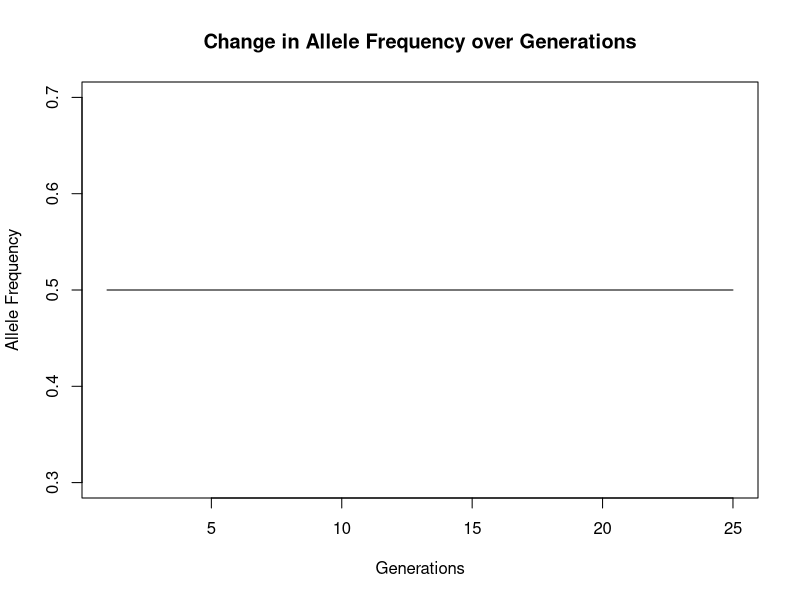
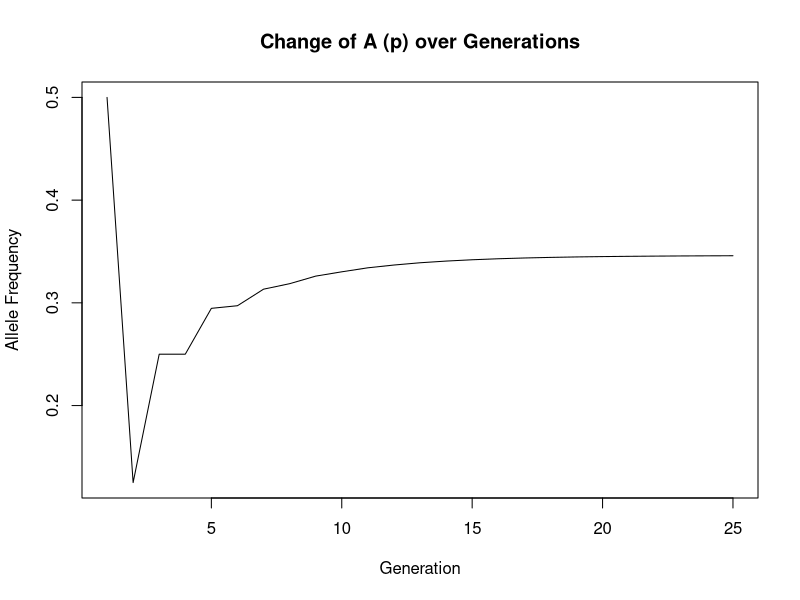
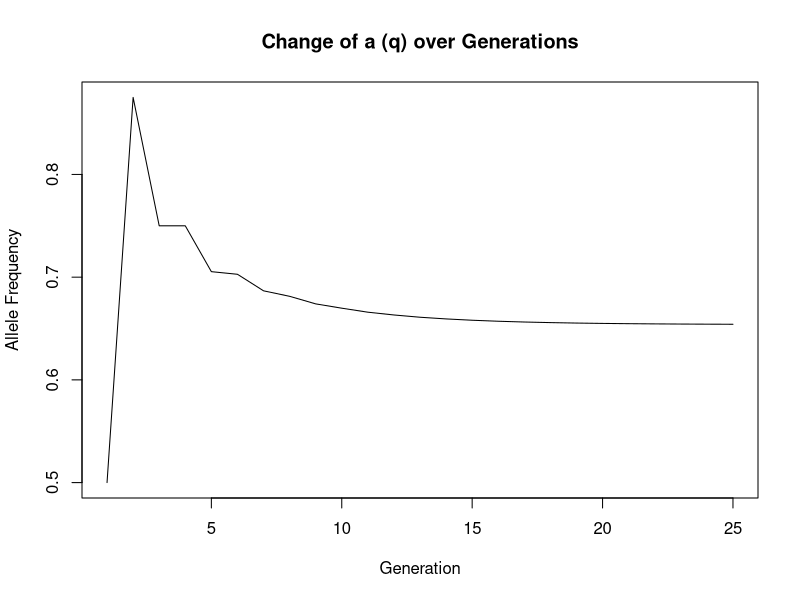

Generate these figures, in order, with R:
## ---- chunk 1
knitr::opts_chunk$set(echo = TRUE, fig.width = 6, fig.height = 4, fig.align = "center")
library(ggplot2)
## ---- chunk 2
# ESTIMATION OF GENOTYPE AND ALLELE FREQUENCIES FROM A GENOTYPING SURVEY
# One-gene two-alleles: X1 and X2
# Three genotypes:  X11, X12 and X22
# Sample size genotype ij -> Nij

# Create the function
gene_freq <- function(N11, N12, N22) {
   
   N = N11 + N12 + N22 # N total sample
   
   # Allele frequencies estimation
   p = (N11 + N12/2)/N # p is the frequency of X1 
   q = 1 - p # q is the frequency of X2 
   
   # Genotype frequencies estimation
   f11 = N11/N # frequency of X11 genotype 
   f12 = N12/N # frequency of X12 genotype 
   f22 = N22/N # frequency of X22 genotype 
   
   # Output
   return (list("N" = N, "N11" = N11, "N12" = N12, "N22" = N22,
                "p" = p, "q" = q,
                "f11" = f11, "f12" = f12, "f22" = f22))
}
## ---- chunk 3

# Invoke the function
results = gene_freq(1787, 3037, 1305)

# Print results
print(paste0("Sample size = ",results$N," -> N11 = ",results$N11,", N12 = ", results$N12," and N22 = ",results$N22))
print(paste0("p = ", round(results$p,3)," and q = ",round(results$q,3)))
print(paste0("f11 = ",round(results$f11,3), ", f12 = ",round(results$f12,3)," and f22 = ", round(results$f22,3)))
## ---- chunk 4
# MENDELIAN POPULATION
# RANDOM MATING - HWE

# One-gene two-alleles: X1 and X2
# Three initial genotypes:  X11, X12 and X22
# Initial genotype frequencies: f11, f12, f22

# Create the function
random_mating <- function(f11, f12, f22) {
   
   p = f11 + f12/2 # allele frequency of X1
   q = 1 - p # allele frequency of X2
   
   # Mating pairs (frequencies) probabilities
   f11_11 = f11 * f11
   f11_12 = 2 * f11 * f12
   f11_22 = 2 * f11 * f22
   f12_12 = f12 * f12
   f12_22 = 2 * f12 * f22
   f22_22 = f22 * f22
   # Genotype probabilities of progeny (offspring) f11_, f12_, f22_
   f11_ = f11_11 + f11_12/2 + f12_12/4
   f12_ = f11_12/2 + f11_22 + f12_12/2 + f12_22/2
   f22_ = f12_12/4 + f12_22/2 + f22_22
   # Allele probability of progeny p_ and q_
   p_ = f11_ + f12_/2
   q_ = 1 - p_
   # Output
   return (list("p" = p, "q" = q,
                "f11" = f11, "f12" = f12, "f22" = f22,
                "p_" = p_, "q_" = q_,
                "f11_" = f11_, "f12_" = f12_, "f22_" = f22_))
}
## ---- chunk 5
# Invoke the function
result <- random_mating(0.5, 0, 0.5)

# Print results
print(paste0("Allele prob. initial generation (p and q) ",result$p, result$q))
print(paste("Genotype prob. initial generation (f11, f12, f22) ",result$f11, result$f12,result$f22))
print(paste("Allele prob. next generation (p' and q') ",result$p_, result$q_))
print(paste("Genotype prob. next generation (f'11, f'12, f'22) ",result$f11_, result$f12_,result$f22_))
print(paste("Genotype prob. next generation according HWE ", result$p_ * result$p_, 2*result$p_ * result$q_,result$q_ * result$q_))
## ---- chunk 6
res1 <- random_mating(0.24, 0.32, 0.44)
print(paste("Genotype prob. next generation (P’1, Q’1, R’1) ",res1$f11_, res1$f12_,res1$f22_))
print(paste("Genotype prob. next generation according HWE ", res1$p_ * res1$p_, 2*res1$p_ * res1$q_,res1$q_ * res1$q_))

res2 <- random_mating(0.33, 0.14, 0.53)
print(paste("Genotype prob. next generation (P’2, Q’2, R’2) ",res2$f11_, res2$f12_,res2$f22_))
print(paste("Genotype prob. next generation according HWE ", res2$p_ * res2$p_, 2*res2$p_ * res2$q_,res2$q_ * res2$q_))
## ---- chunk 7
# SCENARIO 1: Complete assortative positive mating among genotypes
s1 <- function(f11, f12, f22) {
   
   p = f11 + f12/2 # allele frequency of X1
   q = 1 - p # allele frequency of X2
   
   # Mating pairs (frequencies) probabilities
   ProbAllMatings= f11*f11 + f12*f12 + f22*f22
   f11_11 = f11*f11/ProbAllMatings
   f11_12 = 0
   f11_22 = 0
   f12_12 = f12*f12/ProbAllMatings
   f12_22 = 0
   f22_22 = f22*f22/ProbAllMatings
   # Genotype probabilities of progeny (offspring) f11_, f12_, f22_
   f11_ = f11_11 + f11_12/2 + f12_12/4
   f12_ = f11_12/2 + f11_22 + f12_12/2 + f12_22/2
   f22_ = f12_12/4 + f12_22/2 + f22_22
   # Allele probability of progeny p_ and q_
   p_ = f11_ + f12_/2
   q_ = 1 - p_
   # Output
   return (list("p" = p, "q" = q,
                "f11" = f11, "f12" = f12, "f22" = f22,
                "p_" = p_, "q_" = q_,
                "f11_" = f11_, "f12_" = f12_, "f22_" = f22_))
}

# SCENARIO 2: Complete assortative positive mating among phenotypes
s2 <- function(f11, f12, f22) {
   
   p = f11 + f12/2 # allele frequency of X1
   q = 1 - p # allele frequency of X2
   
   # Mating pairs (frequencies) probabilities
   ProbAllMatings= f11*f11 + 2*f11*f12 + f12*f12 + f22*f22
   f11_11 = f11*f11/ProbAllMatings
   f11_12 = 2*f11*f12/ProbAllMatings
   f11_22 = 0
   f12_12 = f12*f12/ProbAllMatings
   f12_22 = 0
   f22_22 = f22*f22/ProbAllMatings
   # Genotype probabilities of progeny (offspring) f11_, f12_, f22_
   f11_ = f11_11 + f11_12/2 + f12_12/4
   f12_ = f11_12/2 + f11_22 + f12_12/2 + f12_22/2
   f22_ = f12_12/4 + f12_22/2 + f22_22
   # Allele probability of progeny p_ and q_
   p_ = f11_ + f12_/2
   q_ = 1 - p_
   # Output
   return (list("p" = p, "q" = q,
                "f11" = f11, "f12" = f12, "f22" = f22,
                "p_" = p_, "q_" = q_,
                "f11_" = f11_, "f12_" = f12_, "f22_" = f22_))
}
  
# SCENARIO 3: Complete assortative negative mating among genotypes
s3 <- function(f11, f12, f22) {
   
   p = f11 + f12/2 # allele frequency of X1
   q = 1 - p # allele frequency of X2
   
   # Mating pairs (frequencies) probabilities
   ProbAllMatings= 2*f11*f12 + 2*f11*f22 + 2*f12*f22
   f11_11 = 0
   f11_12 = 2*f11*f12/ProbAllMatings
   f11_22 = 2*f11*f22/ProbAllMatings
   f12_12 = 0
   f12_22 = 2*f12*f22/ProbAllMatings
   f22_22 = 0
   # Genotype probabilities of progeny (offspring) f11_, f12_, f22_
   f11_ = f11_11 + f11_12/2 + f12_12/4
   f12_ = f11_12/2 + f11_22 + f12_12/2 + f12_22/2
   f22_ = f12_12/4 + f12_22/2 + f22_22
   # Allele probability of progeny p_ and q_
   p_ = f11_ + f12_/2
   q_ = 1 - p_
   # Output
   return (list("p" = p, "q" = q,
                "f11" = f11, "f12" = f12, "f22" = f22,
                "p_" = p_, "q_" = q_,
                "f11_" = f11_, "f12_" = f12_, "f22_" = f22_))
}
  
# SCENARIO 4: Complete assortative negative mating among phenotypes
s4 <- function(f11, f12, f22) {
   
   p = f11 + f12/2 # allele frequency of X1
   q = 1 - p # allele frequency of X2
   
   # Mating pairs (frequencies) probabilities
   ProbAllMatings= 2*f11*f22 + 2*f12*f22
   f11_11 = 0
   f11_12 = 0
   f11_22 = 2*f11*f22/ProbAllMatings
   f12_12 = 0
   f12_22 = 2*f12*f22/ProbAllMatings
   f22_22 = 0
   # Genotype probabilities of progeny (offspring) f11_, f12_, f22_
   f11_ = f11_11 + f11_12/2 + f12_12/4
   f12_ = f11_12/2 + f11_22 + f12_12/2 + f12_22/2
   f22_ = f12_12/4 + f12_22/2 + f22_22
   # Allele probability of progeny p_ and q_
   p_ = f11_ + f12_/2
   q_ = 1 - p_
   # Output
   return (list("p" = p, "q" = q,
                "f11" = f11, "f12" = f12, "f22" = f22,
                "p_" = p_, "q_" = q_,
                "f11_" = f11_, "f12_" = f12_, "f22_" = f22_))
}  

## ---- chunk 8
qchisq(0.95, df = 1)
## ---- chunk 9
pchisq(0.048, df = 1, lower = F)
## ---- chunk 10
# HWE CHI-SQUARE TEST ON COUNTS FROM A GENOTYPING SURVEY 

# One-gene two-alleles: X1 and X2
# Three initial genotypes:  X11, X12 and X22
# Sample size genotype ij -> Nij 

# Create the function
HWE_test <- function(N11, N12, N22) {

   N = N11 + N12 + N22 # N total sample
   
   # Allele frequencies estimation
   p = (N11 + N12/2)/N # p is the frequency of X1 
   q = 1 - p # q is the frequency of X2 
   
   #Genotype frequencies
   f11 = N11/N # frequency of X11 genotype
   f12 = N12/N # frequency of X12 genotype
   f22 = N22/N # frequency of X22 genotype

   # Expected HWE
   E11 = N*p^2 
   E12 = N*2*p*q
   E22 = N-E11-E12
   
   # Chi-square value and probability
   Chi_value = (N11-E11)^2/E11 + (N12-E12)^2/E12 + (N22-E22)^2/E22
   prob = pchisq(Chi_value, df = 1, lower = F)

   # Output
   return (list("N" = N, "N11" = N11, "N12" = N12, "N22" = N22,
                "p" = p, "q" = q,
                "f11" = f11, "f12" = f12, "f22" = f22,
                "Chi_value" = Chi_value, "prob" = prob))
}
## ---- chunk 11
# Invoke the function
results <- HWE_test(1787,3037,1305)

# Print results
print(paste("Sample size = ", results$N," -> N11 = ", results$N11,", N12 = ", results$N12,",N22 = ", results$N22))
print(paste("p = ",round(results$p,digits=3)," and q = ", round(results$q,digits=3) ))
print(paste("f11 = ",round(results$f11,digits=3),", f12 = ",round(results$f12,digits=3)," and f22 = ", round(results$f22,digits=3)))
print(paste("Chi-square value = ",round(results$Chi_value,3),"; Prob. = ",  round(results$prob,3)))
## ---- chunk 12
res <- HWE_test(305, 52, 4)

# Test for the deviation from HWE and its significance.
critical_value = qchisq(0.95, df = 1)
chisq_value = round(res$Chi_value,3)

if (chisq_value > critical_value){
  print("There is a significant deviance from Hardy-Weinberg Equilibrium.") # reject H0
} else {
  print("There is no significant deviance from Hardy-Weinberg Equilibrium.") # accept H0
}

# What proportion of children of women of phenotype N are expected to present the maternal phenotype?
print(paste("Proportion of children of women of phenotype N expected to present the maternal phenotype = ", round(res$f22, 3)))


# Proportion of children of heterozygous MN women expected to have maternal phenotype (NN or MN)
print(paste("Proportion of children of heterozygous MN women expected to have maternal phenotype = ", round(res$f12 + res$f22, 3)))
## ---- chunk 13
# HWE CHI-SQUARE TEST ON COUNTS FROM A GENOTYPING SURVEY 

# One-gene  3-alleles: X1, X2, X3
# Genotypes:  X11, X12, X13, X22, X23, X33
# Sample size genotype ij -> Nij
# The input data are the counts of each genotype ordered

# Create the function
HWE_test_3alleles <- function(N11, N12, N13, N22, N23, N33) {

   N = N11 + N12 + N13 + N22 + N23 + N33 # N total sample
   
   # Allele frequencies estimation
   p = (N11 + N12/2 + N13/2)/N # p is the frequency of X1 
   q = (N22 + N12/2 + N23/2)/N # q is the frequency of X2 
   r = (N33 + N13/2 + N23/2)/N # r is the frequency of X3
  
   #Genotype frequencies
   f11 = N11/N # frequency of X11 genotype
   f12 = N12/N # frequency of X12 genotype
   f13 = N13/N # frequency of X13 genotype
   f22 = N22/N # frequency of X22 genotype
   f23 = N23/N # frequency of X23 genotype
   f33 = N33/N # frequency of X33 genotype

   # Expected HWE
   E11 = N*p^2 
   E12 = N*2*p*q
   E13 = N*2*p*r
   E22 = N*q^2
   E23 = N*2*q*r
   E33 = N*r^2
   
   # Chi-square value and probability
   Chi_value = (N11-E11)^2/E11 + (N12-E12)^2/E12 + (N13-E13)^2/E13 + (N22-E22)^2/E22 + (N23-E23)^2/E23 + (N33-E33)^2/E33
   prob = pchisq(Chi_value, df = 2, lower = F)

   # Output
   return (list("N" = N, "N11" = N11, "N12" = N12, "N13" = N13, "N22" = N22, "N23" = N23, "N33" = N33,
                "p" = p, "q" = q, "r" = r,
                "f11" = f11, "f12" = f12, "f13" = f13, "f22" = f22, "f23" = f23, "f33" = f33,
                "Chi_value" = Chi_value, "prob" = prob))
}


# Estimate the frequencies of alleles A, B, and C
res <- HWE_test_3alleles(17, 86, 5, 61, 9, 0)

print(paste("Frequency of A (p):", round(res$p, 3)))
print(paste("Frequency of B (q):", round(res$q, 3)))
print(paste("Frequency of C (r):", round(res$r, 3)))

# Use a χ2 test to examine whether these data are consistent with HWE
critical_value = qchisq(0.95, df = 2)
chisq_value = round(res$Chi_value, 3)

if (chisq_value > critical_value){
  print("The data are not consistent with Hardy-Weinberg Equilibrium.")
} else {
  print("The data are consistent with Hardy-Weinberg Equilibrium.")
}
## ---- chunk 14
# ESTIMATION OF ALLELE AND GENOTYPE FREQUENCIES FROM COUNTS OF DOMINANT AND
# RECESSIVE PHENOTYPES ASSUMING HWE
# One-gene two-alleles with dominance: X1 > X2
# Three genotypes:  X11, X12 and X22
# Two phenotypes: N1_ and N22
# Sample size genotype ij -> Nij

# Create the function
freq_dominance <- function(NA_, Naa) {
    
    N = NA_ + Naa # N total sample
    
    # Phenotypic frequencies
    faa = Naa/N # Frequency genotype aa
    
    # Allele frequency
    q = sqrt(faa)
    p = 1 - q;
    
    # Genotype frequencies according HWE
    f11 = p^2 
    f12 = 2*p*q
    f22 = q^2
    
    # Output
   return (list("N" = N, "NA_" = NA_, "Naa" = Naa, 
                "p" = p, "q" = q,
                "f11" = f11, "f12" = f12, "f22" = f22))
}
## ---- chunk 15

# Invoke the function
results <- freq_dominance(170, 30)

# Print results
print(paste("Sample size = ", results$N," -> NA_ = ",results$NA_,",Naa = ", results$Naa))
print(paste("p = ",round(results$p,digits=3)," and q = ", round(results$q,digits=3) ))
print(paste("fAA = ",round(results$f11,digits=3),", fAa = ",
round(results$f12,digits=3)," and faa = ", round(results$f22,digits=3) ))

## ---- chunk 16
res <- freq_dominance(0.19, 1-0.19) # dominant, recessive
print(paste("Frequency of heterozygotes Aa:", round(res$f12, 3)))
## ---- chunk 17
res <- freq_dominance(1-0.09, 0.09)
print(paste("Frequency of heterozygotes Aa:", round(res$f12, 3)))
## ---- chunk 18
cc <- 1/1700 # CF is recessive
res <- freq_dominance(1-cc, cc)

# The percent of the above population have cystic fibrosis.
print(paste("The percent of the above population have cystic fibrosis:", round(cc*100, 3), "%"))

# The frequency of the recessive allele in the population.
print(paste("Frequency of recessive allele in population:", round(res$q, 5)))

# The frequency of the dominant allele in the population.
print(paste("Frequency of dominant allele in population:", round(res$p, 5)))

# The percentage of heterozygous individuals (carriers) in the population
print(paste("The percentage of carriers in the population is:", round(res$f12*100, 3), "%"))
## ---- chunk 19
aa <- 1/10000
res <- freq_dominance(1-aa, aa)

# The frequency of the recessive allele in the population.
print(paste("Frequency of recessive allele in population:", round(res$q, 5)))

# The percentage of heterozygous individuals (carriers) in the population
print(paste("The percentage of non-albino individuals that are carriers:", round(res$f12*100, 3), "%"))
## ---- chunk 20
random_mating <- function(f11, f12, f22) {
  p = f11 + f12/2 # allele frequency of X1
  q = 1 - p # allele frequency of X2

  # Mating pairs (frequencies) probabilities
  f11_11 = f11*f11
  f11_12 = 2*f11*f12
  f11_22 = 2*f11*f22
  f12_12 = f12*f12
  f12_22 = 2*f12*f22
  f22_22 = f22*f22
  # Genotype probabilities of progeny (offspring) f11_, f12_, f22_
  f11_ = f11_11 + f11_12/2 + f12_12/4
  f12_ = f11_12/2 + f11_22 + f12_12/2 + f12_22/2
  f22_ = f12_12/4 + f12_22/2 + f22_22
  # Allele probability of progeny p_ and q_
  p_ = f11_ + f12_/2
  q_ = 1 - p_
  # Output
  return (list("p" = p, "q" = q,
               "f11" = f11, "f12" = f12, "f22" = f22,
               "p_" = p_, "q_" = q_,
               "f11_" = f11_, "f12_" = f12_, "f22_" = f22_))
}

p <- vector()
generations <- 1:25
f11 <- 0.5
f12 <- 0
f22 <- 0.5

res <- random_mating(f11, f12, f22)
print(paste("Allele prob. next generation (p' and q') ", res$p_, res$q_))
print(paste("Genotype prob. next generation (f'11, f'12, f'22) ",res$f11_, res$f12_,res$f22_))


for (i in 1:25) {
  result <- random_mating(f11, f12, f22)
  f11 <- result$f11_
  f12 <- result$f12_
  f22 <- result$f22_
  p[i] <- result$p
}

plot(generations, p, type = "l", xlab = "Generations", ylab = "Allele Frequency", main = "Change in Allele Frequency over Generations")

# The results of this analysis are different from the previous one because we are now looking at random mating under Hardy-Weinberg Equilibrium (HWE), which means that allele frequencies stay the same over generations.
## ---- chunk 21
random_mating <- function(f11, f12, f22, f1, f2) {
   
   p = f11 + f12/2 + f1/2  # allele frequency of X1
   q = 1 - p  # allele frequency of X2

   # Mating pairs (frequencies) probabilities
   ProbAllMatings = f1*f1 + 2*f1*f12 + f1*f22 + 2*f2*f12 + f2*f22 + f2*f11
   f1_11 = f1*f11 / ProbAllMatings
   f1_12 = 2*f1*f12 / ProbAllMatings
   f1_22 = f1*f22 / ProbAllMatings
   f2_12 = 2*f2*f12 / ProbAllMatings
   f2_22 = f2*f22 / ProbAllMatings
   f2_11 = f2*f11 / ProbAllMatings
   # Genotype probabilities of progeny (offspring) f11_, f12_, f22_
   f11_ = f1_11/2 + f1_12/4
   f12_ = f1_12/4 + f1_22/2 + f2_12/4 + f2_11/2
   f22_ = f2_12/4 + f2_22/2 
   f1_ = f1_12/4 + f1_11/2 + f2_12/4 + f2_11/2
   f2_ = f1_12/4 + f1_22/2 + f2_12/4 + f2_22/2
   # Allele probability of progeny p_ and q_
   p_ = f11_ + f12_/2 + f1_/2
   q_ = 1 - p_
   # Output
   return (list("p" = p, "q" = q,
                "f11" = f11, "f12" = f12, "f22" = f22,
                "p_" = p_, "q_" = q_,
                "f11_" = f11_, "f12_" = f12_, "f22_" = f22_, "f1_" = f1_, "f2_" = f2_))
}

# Initial frequencies
f11 <- 0
f12 <- 0
f22 <- 1
f1 <- 1
f2 <- 0

# Initialize 2 empty vectors to store the allele frequencies
p <- vector()
q <- vector()

# Get the allele frequencies over 25 generations
for (i in 1:25) {
  res <- random_mating(f11, f12, f22, f1, f2)
  f11 <- res$f11_
  f12 <- res$f12_
  f22 <- res$f22_
  f1 <- res$f1_
  f2 <- res$f2_
  
  p[i] <- res$p
  q[i] <- res$q
}

plot(generations, p, type = "l", xlab = "Generation", ylab = "Allele Frequency", main = "Change of A (p) over Generations")
plot(generations, q, type = "l", xlab = "Generation", ylab = "Allele Frequency", main = "Change of a (q) over Generations")

# Allele A
# Initially when increasing the number of generations the frequency decreases. Then, increases and reaches a plateau at 0.34

# Allele a
# Initially when increasing the number of generations the frequency increases Then, decreases and reaches a plateau at 0.65
